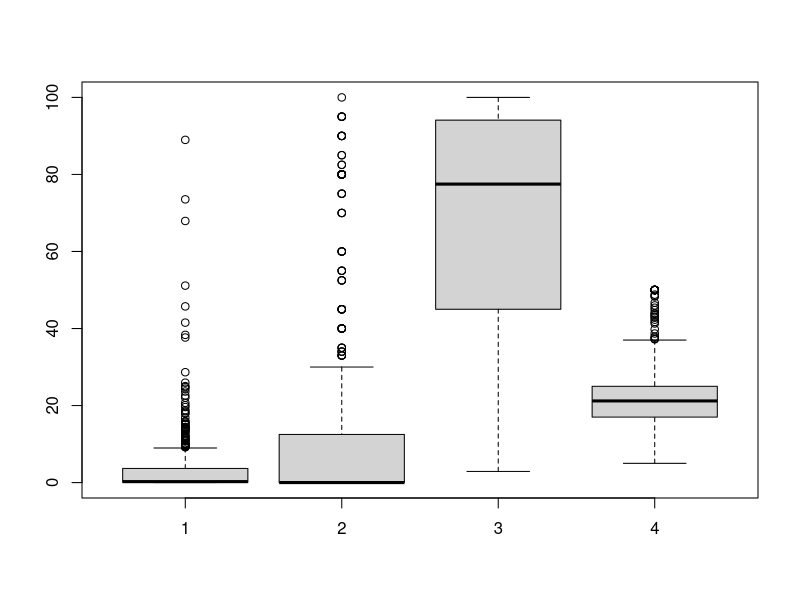
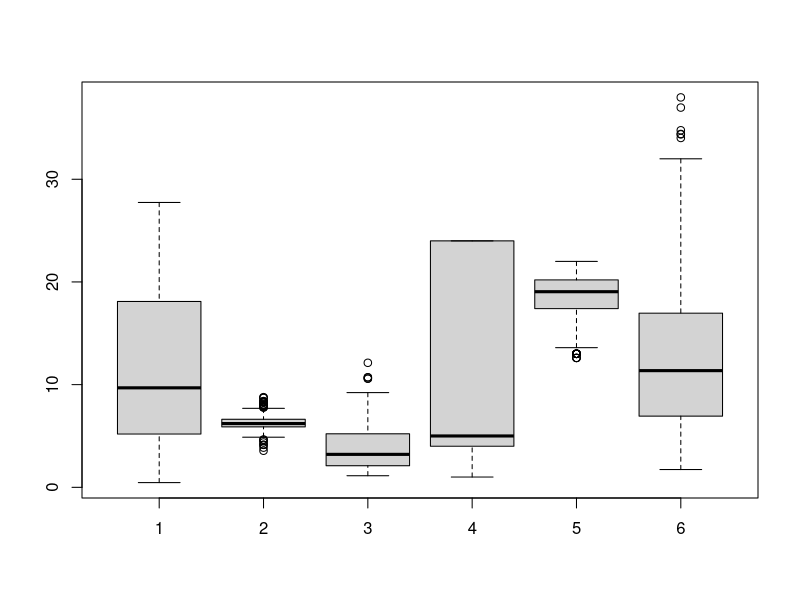
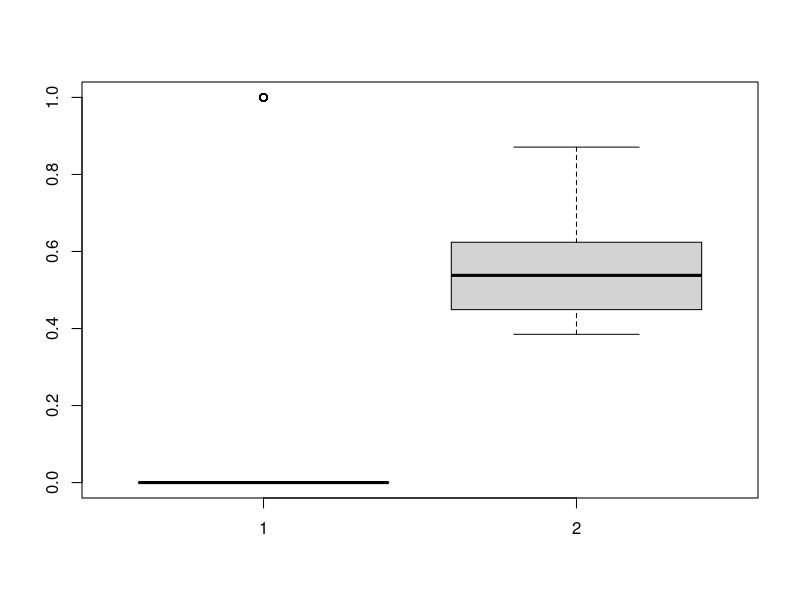
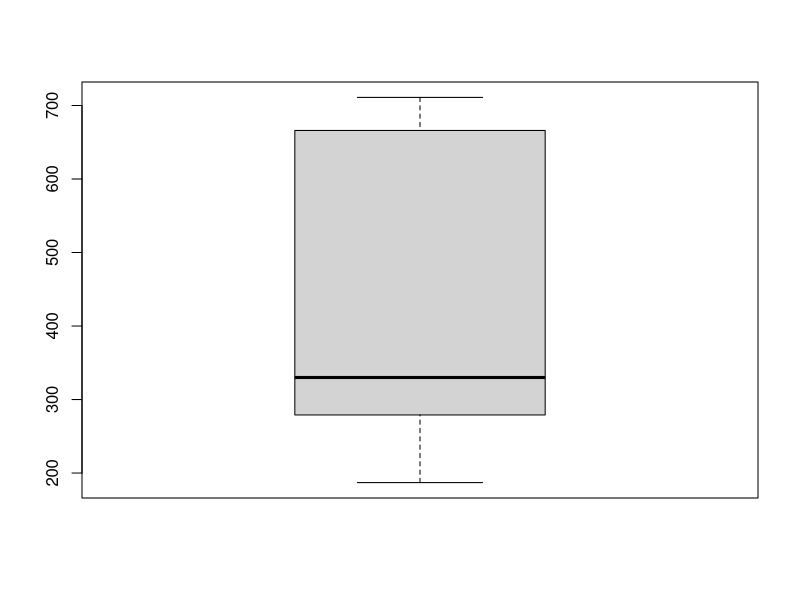
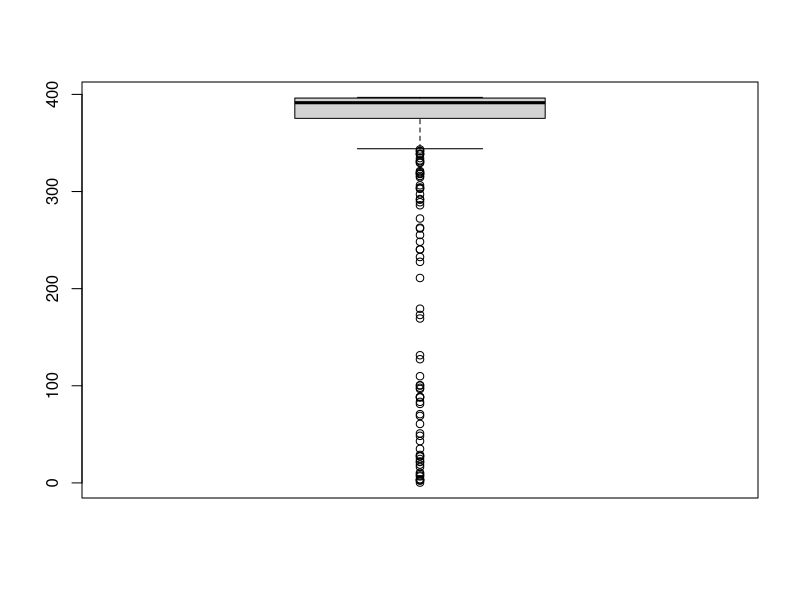
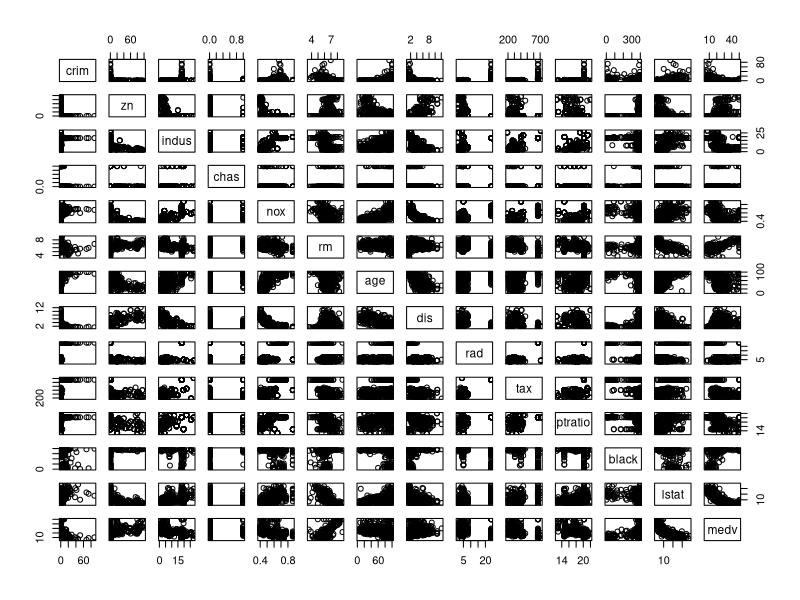
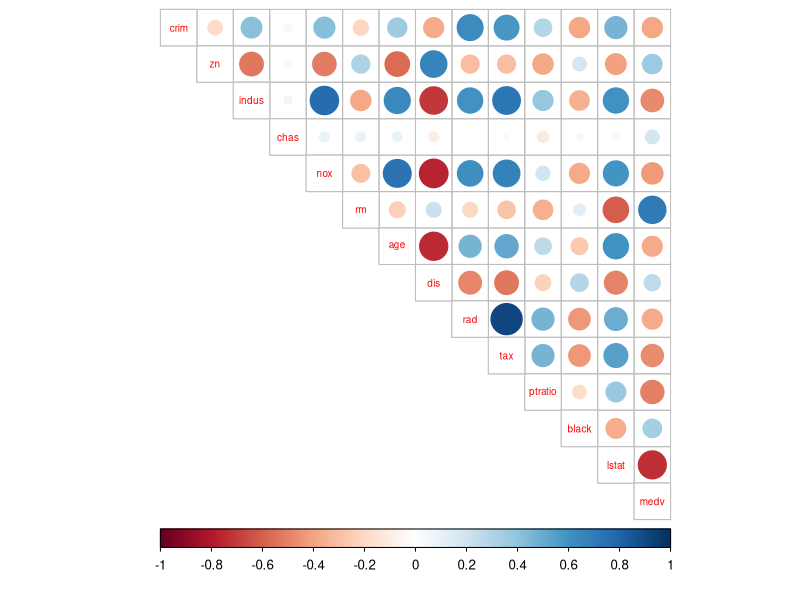
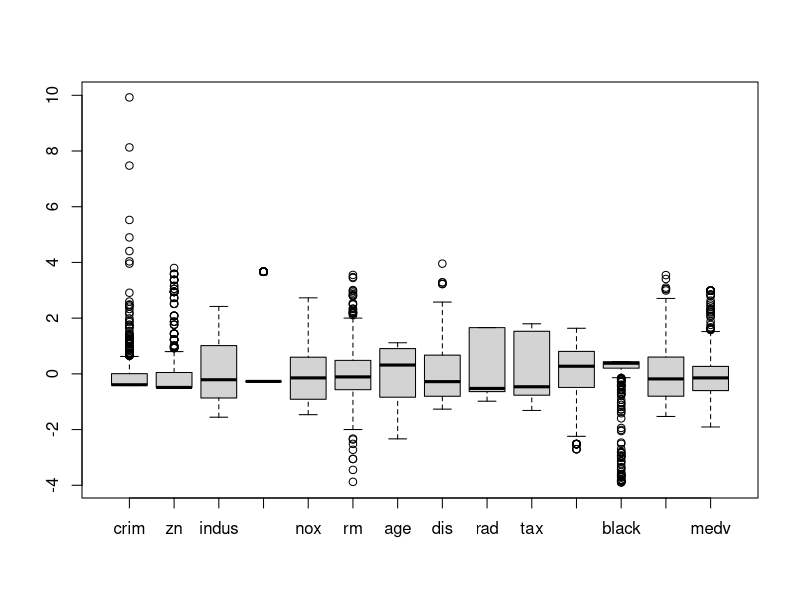

Recreate these plots in R, in order.
## ---- chunk 1
library(MASS)
library(corrplot)
library(dplyr)
data(Boston)
str(Boston)
dim(Boston)

## ---- chunk 2
par(fmrow = c(2,2))
boxplot(Boston$crim, Boston$zn, Boston$age, Boston$medv)

par(fmrow = c(2,3))
boxplot(Boston$indus, Boston$rm, Boston$dis, Boston$rad, Boston$ptratio, Boston$lstat)

par(fmrow = c(1,2))
boxplot(Boston$chas, Boston$nox)

boxplot(Boston$tax)
boxplot(Boston$black)

pairs(Boston)

summary(Boston)

cor_matrix<-cor(Boston) %>% round(digits=2)

cor_matrix

corrplot(cor_matrix, method="circle", type="upper", cl.pos="b",tl.pos="d",tl.cex=0.6)
## ---- chunk 3

boston_scaled <- scale(Boston)
summary(boston_scaled)
class(boston_scaled)
boston_scaled <- as.data.frame(boston_scaled)

par(fmrow = c(7,2))
boxplot(boston_scaled)
## ---- chunk 4
summary(boston_scaled$crim)
bins <- quantile(boston_scaled$crim)
name_bins <- c("low","med_low","med_high","high")
crime <- cut(boston_scaled$crim, breaks = bins, include.lowest = TRUE,label=name_bins)
table(crime)
boston_scaled <- dplyr::select(boston_scaled, -crim)
boston_scaled <- data.frame(boston_scaled, crime)
## ---- chunk 5

n <- nrow(boston_scaled)

ind <- sample(n,  size = n * 0.8)

train <- boston_scaled[ind,]

test <- boston_scaled[-ind,]


## ---- chunk 6
lda.fit <- lda(crime~., data = train)


lda.fit


lda.arrows <- function(x, myscale = 1, arrow_heads = 0.1, color = "red", tex = 0.75, choices = c(1,2)){
  heads <- coef(x)
  arrows(x0 = 0, y0 = 0, 
         x1 = myscale * heads[,choices[1]], 
         y1 = myscale * heads[,choices[2]], col=color, length = arrow_heads)
  text(myscale * heads[,choices], labels = row.names(heads), 
       cex = tex, col=color, pos=3)
}

classes <- as.numeric(train$crime)

plot(lda.fit, dimen = 2, col=classes, pch=classes)
lda.arrows(lda.fit, myscale = 2
)

## ---- chunk 7

correct_classes <- test$crime

test <- dplyr::select(test, -crime)

lda.pred <- predict(lda.fit, newdata = test)

table(correct = correct_classes, predicted = lda.pred$class)

row_names <- 1:102
corr_pred <- data.frame(correct = correct_classes, pred = lda.pred$class, row.names = row_names)
head(corr_pred)
nrow(corr_pred[corr_pred$correct==corr_pred$pred,])/nrow(test)

